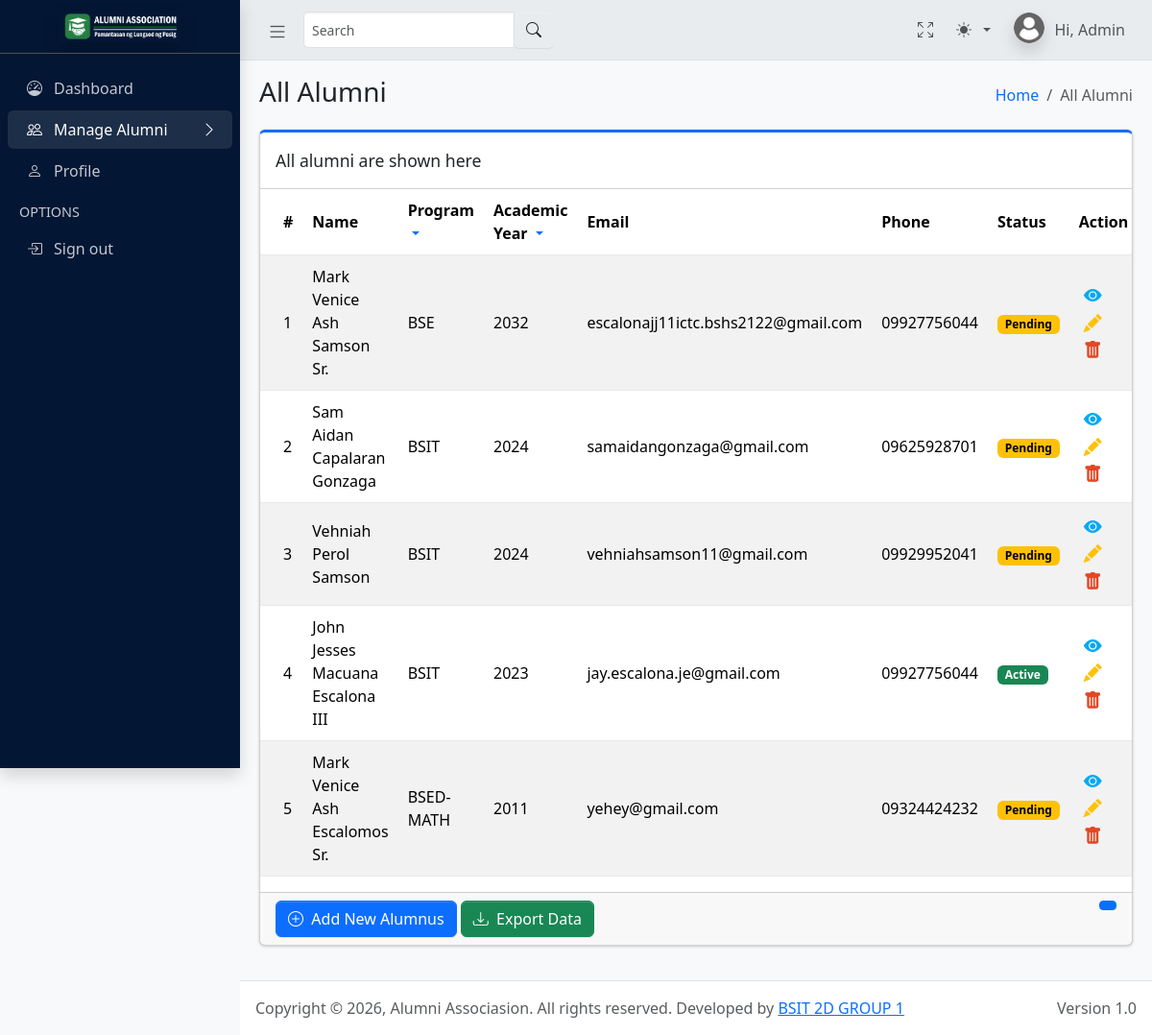
The app's page /admin/all_alumni.php (signed in) with its own data.
### tables this page shows
CREATE TABLE `alumnidetails` (
  `alumni_id` int(11) NOT NULL,
  `user_id` int(11) NOT NULL,
  `student_number` varchar(20) NOT NULL,
  `course_id` int(11) DEFAULT NULL,
  `year_graduated` year(4) NOT NULL
);

CREATE TABLE `courses` (
  `course_id` int(11) NOT NULL,
  `course_name` varchar(100) NOT NULL,
  `course_code` varchar(20) NOT NULL,
  `department_id` int(11) DEFAULT NULL
);

CREATE TABLE `users` (
  `id` int(11) NOT NULL,
  `email` varchar(100) NOT NULL,
  `password` varchar(255) NOT NULL,
  `role` enum('alumni','admin') NOT NULL,
  `status` enum('active','pending','inactive') DEFAULT 'pending',
  `created_at` timestamp NOT NULL DEFAULT current_timestamp()
);

CREATE TABLE `userprofile` (
  `profile_id` int(11) NOT NULL,
  `user_id` int(11) NOT NULL,
  `first_name` varchar(50) NOT NULL,
  `last_name` varchar(50) NOT NULL,
  `suffix` varchar(10) DEFAULT NULL,
  `middle_name` varchar(50) DEFAULT NULL,
  `contact_number` varchar(11) DEFAULT NULL,
  `address` varchar(255) DEFAULT NULL,
  `birthdate` date DEFAULT NULL,
  `gender` enum('Male','Female') DEFAULT NULL,
  `profile_picture` varchar(255) DEFAULT NULL,
  `about` text DEFAULT NULL
);

### admin/all_alumni.php (the view, shortened to what this page needs)
<?php
include("../backend/db_admin.php");
$limit = 8;
$page = isset($_GET['page']) ? (int)$_GET['page'] : 1;
$offset = ($page - 1) * $limit;
$selected_course = $_GET['course'] ?? 'All';
$selected_year = $_GET['year'] ?? 'All';
$query = "
SELECT
ad.alumni_id,
TRIM(CONCAT_WS(' ',
    up.first_name,
    NULLIF(up.middle_name, ''),
    up.last_name,
    NULLIF(up.suffix, '')
)) AS full_name,
c.course_code AS Programme,
ad.year_graduated AS Academic_year,
u.email AS Email,
up.contact_number AS Phone,
u.status AS Status
FROM alumnidetails ad
INNER JOIN users u ON ad.user_id = u.id
INNER JOIN userprofile up ON up.user_id = u.id
LEFT JOIN courses c ON ad.course_id = c.course_id
WHERE
    ('$selected_course' = 'All' OR c.course_code = '$selected_course')
    AND ('$selected_year' = 'All' OR ad.year_graduated = '$selected_year')
ORDER BY ad.year_graduated DESC, c.course_code ASC, ad.alumni_id DESC
LIMIT $limit OFFSET $offset
";
$ret = mysqli_query($conn, $query);
$total_q = "
SELECT COUNT(*) AS total
FROM alumnidetails ad
LEFT JOIN courses c ON ad.course_id = c.course_id
WHERE
    ('$selected_course' = 'All' OR c.course_code = '$selected_course')
    AND ('$selected_year' = 'All' OR ad.year_graduated = '$selected_year')
";
$total_res = mysqli_query($conn, $total_q);
$total_row = mysqli_fetch_assoc($total_res);
$total_records = $total_row['total'];
$total_pages = ceil($total_records / $limit);
?>
<!DOCTYPE html>
<html lang="en">
<head>
    <?php include('includes/global_styles.php'); ?>
</head>
<body class="layout-fixed sidebar-expand-lg bg-body-tertiary">
    <div class="app-wrapper">
        <?php include('includes/navbar.php'); ?>
        <?php include('includes/sidebar.php'); ?>
        <main class="app-main">
            <div class="app-content-header">
                <div class="container-fluid">
                    <div class="row">
                        <div class="col-sm-6">
                            <h3 class="mb-0">All Alumni</h3>
                        </div>
                        <div class="col-sm-6">
                            <ol class="breadcrumb float-sm-end">
                                <li class="breadcrumb-item"><a href="dashboard.php">Home</a></li>
                                <li class="breadcrumb-item active" aria-current="page">All Alumni</li>
                            </ol>
                        </div>
                    </div>
                </div>
            </div>
            <div class="app-content">
                <div class="container-fluid">
                    <div class="row g-4">
                        <div class="col-md-12">
                            <div class="card card-primary card-outline mb-4">
                                <div class="card-header">
                                    <div class="card-title">All alumni are shown here</div>
                                </div>
                                <div class="card-body p-0">
                                    <div class="table-responsive">
                                        <form method="GET" id="filterForm">
                                            <table class="table table-striped table-hover" id="table-data">
                                                <thead>
                                                    <tr class="align-middle">
                                                        <th style="width: 10px">#</th>
                                                        <th>Name</th>
                                                        <th>
                                                            Program
                                                            <div class="dropdown d-inline">
                                                                <a href="#" class="dropdown-toggle" data-bs-toggle="dropdown" style="text-decoration:none;">
                                                                </a>
                                                            </div>
                                                        </th>
                                                        <th>
                                                            Academic Year
                                                            <div class="dropdown d-inline">
                                                                <a href="#" class="dropdown-toggle" data-bs-toggle="dropdown" style="text-decoration:none;">
                                                                </a>
                                                            </div>
                                                        </th>
                                                        <th>Email</th>
                                                        <th>Phone</th>
                                                        <th>Status</th>
                                                        <th style="width: 40px">Action</th>
                                                    </tr>
                                                </thead>
                                                <tbody>
                                                    <?php
                                                    $cnt = $offset + 1;
                                                    if (mysqli_num_rows($ret) > 0) {
                                                        while ($row = mysqli_fetch_array($ret)) {
                                                    ?>
                                                            <tr class="align-middle">
                                                                <td><?= $cnt ?></td>
                                                                <td><?= $row['full_name'] ?></td>
                                                                <td><?= $row['Programme'] ?></td>
                                                                <td><?= $row['Academic_year'] ?></td>
                                                                <td><?= $row['Email'] ?></td>
                                                                <td><?= $row['Phone'] ?></td>
                                                                <td>
                                                                    <?php if ($row['Status'] == 'active') : ?>
                                                                        <span class="badge text-bg-success">Active</span>
                                                                    <?php elseif ($row['Status'] == 'pending') : ?>
                                                                        <span class="badge text-bg-warning">Pending</span>
                                                                    <?php else : ?>
                                                                        <span class="badge text-bg-danger">Inactive</span>
                                                                    <?php endif; ?>
                                                                </td>
                                                                <td>
                                                                    <a href="view_alumnus.php?id=<?= $row['alumni_id'] ?>" class="view">
                                                                        <i class="bi bi-eye-fill"></i>
                                                                    </a>
                                                                    <a href="edit_alumnus.php?id=<?= $row['alumni_id'] ?>" class="edit">
                                                                        <i class="bi bi-pencil-fill"></i>
                                                                    </a>
                                                                    <a href="all_alumni.php?delete=1&id=<?= $row['alumni_id'] ?>"
                                                                        class="delete"
                                                                        onclick="return confirm('Delete this record?');">
                                                                        <i class="bi bi-trash-fill"></i>
                                                                    </a>
                                                                </td>
                                                            </tr>
                                                        <?php
                                                            $cnt = $cnt + 1;
                                                        }
                                                    } else { ?>
                                                        <tr>
                                                            <th style="text-align:center; color:red;" colspan="8">No Record Found</th>
                                                        </tr>
                                                    <?php } ?>
                                                </tbody>
                                            </table>
                                        </form>
                                    </div>
                                </div>
                                <div class="card-footer clearfix">
                                    <form action="export_data.php" method="POST">
                                        <a href="add_alumnus.php" class="btn btn-primary"><i class="bi bi-plus-circle"></i>&nbsp; Add New Alumnus</a>
                                        <button class="exportexcel btn btn-success" id="exportexcel" name="exportexcel" type="submit"><i class="bi bi-download"></i>&nbsp; Export Data</button>
                                        <ul class="pagination pagination-sm m-0 float-end">
                                            <?php for ($i = 1; $i <= $total_pages; $i++): ?>
                                                <li class="page-item <?php if ($i == $page) echo 'active'; ?>">
                                                    <a class="page-link" href="?course=<?= $selected_course ?>&year=<?= $selected_year ?>&page=<?= $i ?>"></a>
                                                </li>
                                            <?php endfor; ?>
                                        </ul>
                                    </form>
                                </div>
                            </div>
                        </div>
                    </div>
                </div>
            </div>
        </main>
        <?php include("includes/footer.php"); ?>
</body>
</html>

### admin/all_alumni.php (style rules this page uses)
table.table tr th, table.table tr td { border-color: #e9e9e9; padding: 10px; }
table.table td:last-child { width: 130px; }
table.table td a { color: #a0a5b1; display: inline-block; margin: 0 5px; }
table.table td a.view { color: #03A9F4; }
table.table td a.edit { color: #FFC107; }
table.table td a.delete { color: #E34724; }
table.table td i { font-size: 19px; }

### records on screen
alumnidetails: full_name "Mark Venice Ash Samson Sr.", course.course_code "BSE", year_graduated "2032", user.email "escalonajj11ictc.bshs2122@gmail.com", userprofile.contact_number "09927756044", shows "Pending"
alumnidetails: full_name "Sam Aidan Capalaran Gonzaga", course.course_code "BSIT", year_graduated "2024", user.email "samaidangonzaga@gmail.com", userprofile.contact_number "09625928701", shows "Pending"
alumnidetails: full_name "Vehniah Perol Samson", course.course_code "BSIT", year_graduated "2024", user.email "vehniahsamson11@gmail.com", userprofile.contact_number "09929952041", shows "Pending"
alumnidetails: full_name "John Jesses Macuana Escalona III", course.course_code "BSIT", year_graduated "2023", user.email "jay.escalona.je@gmail.com", userprofile.contact_number "09927756044", shows "Active"
alumnidetails: full_name "Mark Venice Ash Escalomos Sr.", course.course_code "BSED-MATH", year_graduated "2011", user.email "yehey@gmail.com", userprofile.contact_number "09324424232", shows "Pending"
